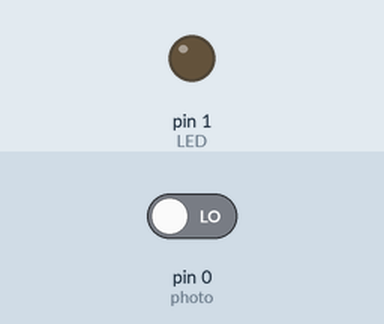
This sketch was run on a simulated Arduino Uno, built with avr-gcc and run on an emulated ATmega328P. Shown: output pins drawn as LEDs (lit = HIGH). The inputs (shaded band) are chosen by the test bench; at power-on: pin 0 (photo) LOW.

Above: at 1.2 s.
1.3 s: pin 0 (photo) driven HIGH
At 2.5 s:
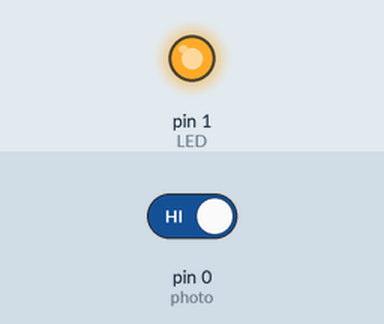
2.8 s: pin 0 (photo) driven LOW
At 3.8 s:
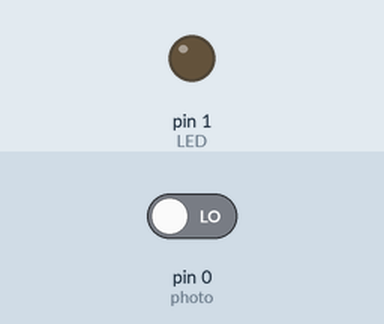
Timing chart, 0 to 5.8 s (numbered marks = the images above; inputs shaded):
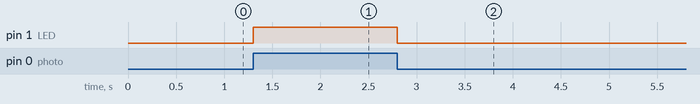

The sketch:

Touchless_Switch.ino
```cpp
/*
  Lab 2: Touchless Sensor

  Using a Photoresisitor, a resistor that varies depending on the amoutn of light, we will turn on and off a LED without touching the circuit.

  We are using the GP numbers on the pinout diagram found here: https://www.raspberrypi.com/documentation/microcontrollers/raspberry-pi-pico.html

  Unlike the pins on the board, the GP pin numbers start at 0, making the board index from 0-39.


*/
//Declare the pins that you are using, we are doing digial work so no analog pins needed

int photo = 0;
int LED = 1;

void setup()
{
  //Delcare pins as digital inputs and outputs
  pinMode(photo, INPUT);
  pinMode(LED, OUTPUT);
}

void loop()
{
  //Check to see if the photoresistor has enough light
  //digitalRead allow us to get a high or low value returned from a digital input
  if (digitalRead(photo) == HIGH)
  {
    digitalWrite(LED, HIGH);         // If HIGH, Turn on the LED
  }
  else
  {
    digitalWrite(LED, LOW);          // Else, if LOW, Turn off the LED
  }
}
```

Measured:
- after the input at 1.3 s, pin 1 (LED): LOW → HIGH at once
- after the input at 2.8 s, pin 1 (LED): HIGH → LOW at once
